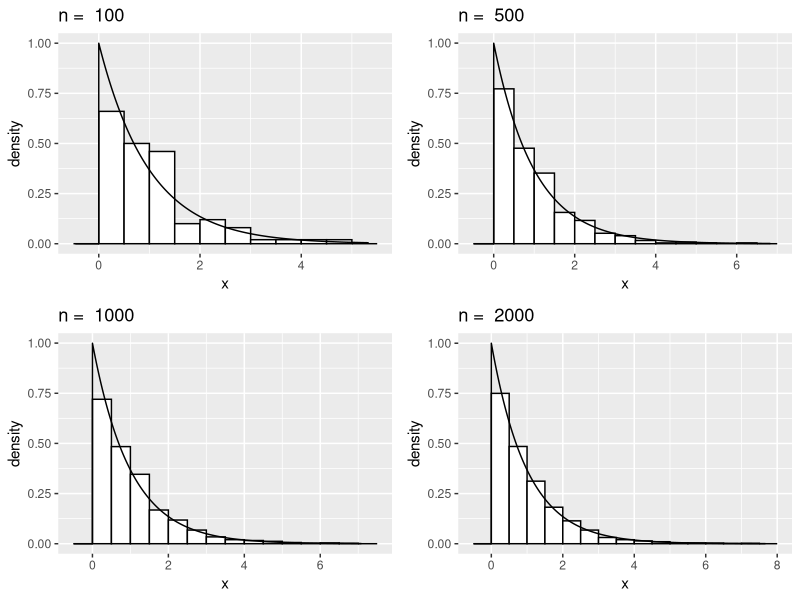
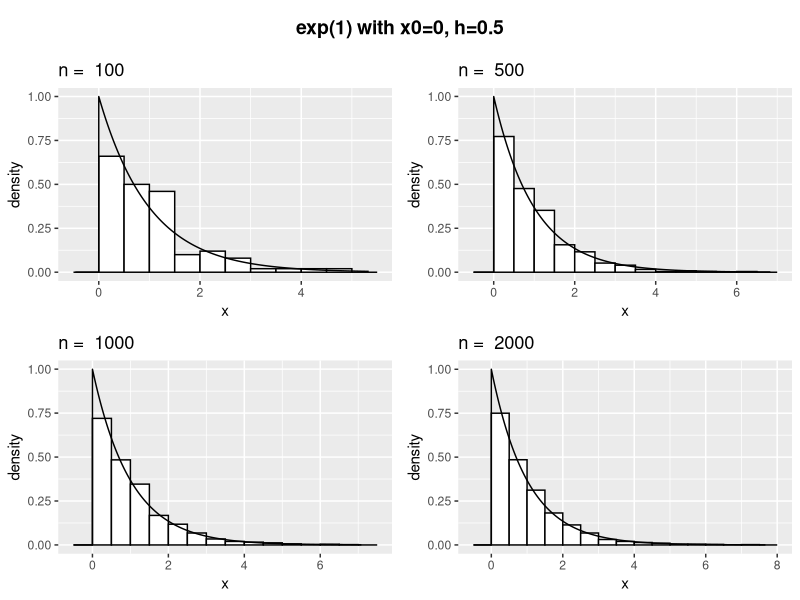
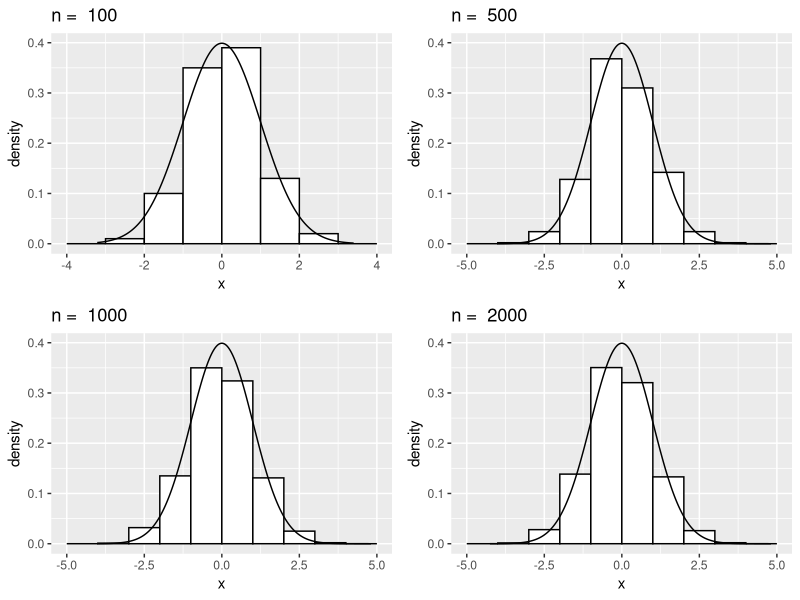
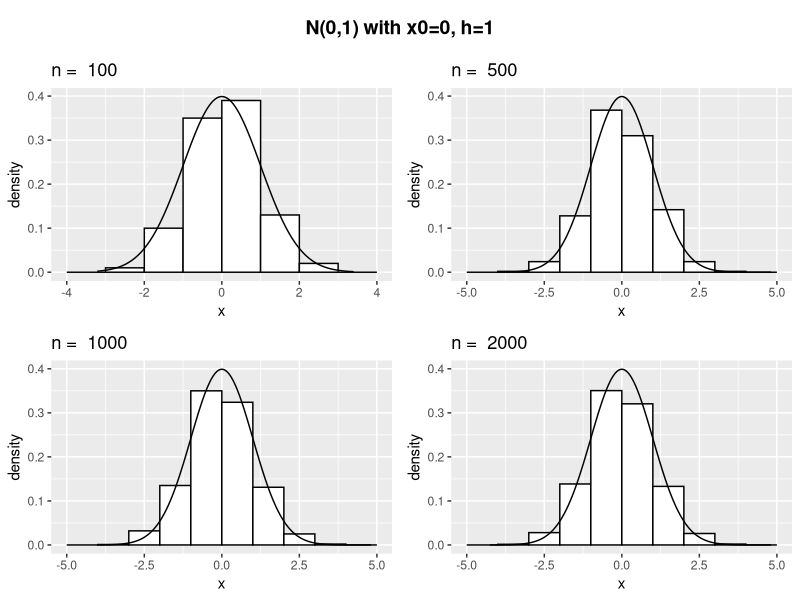
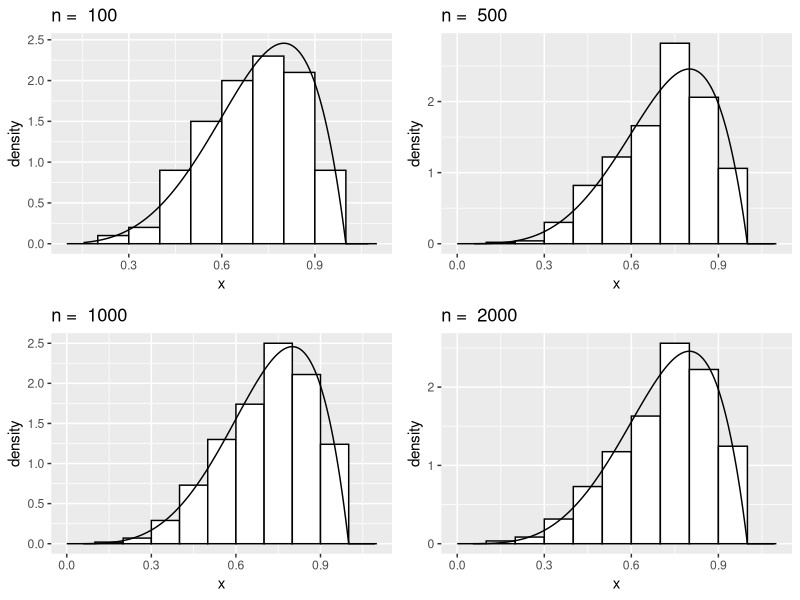
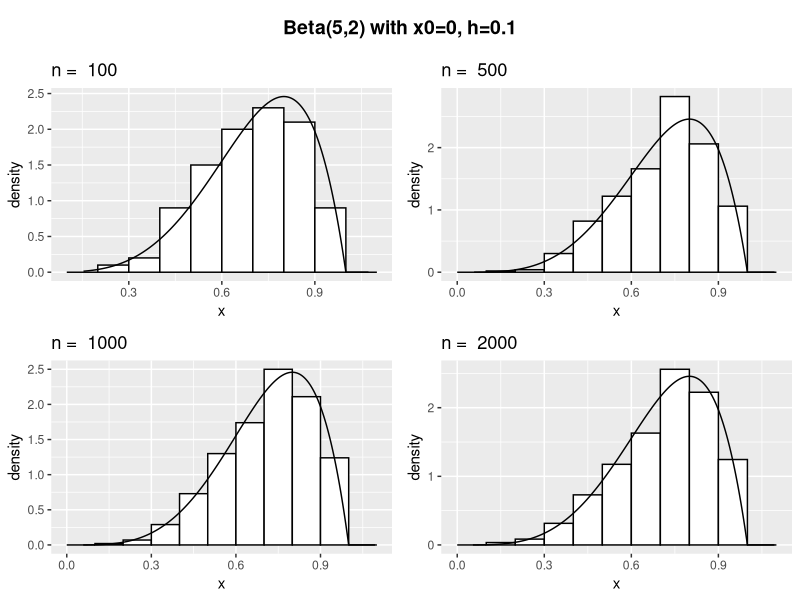
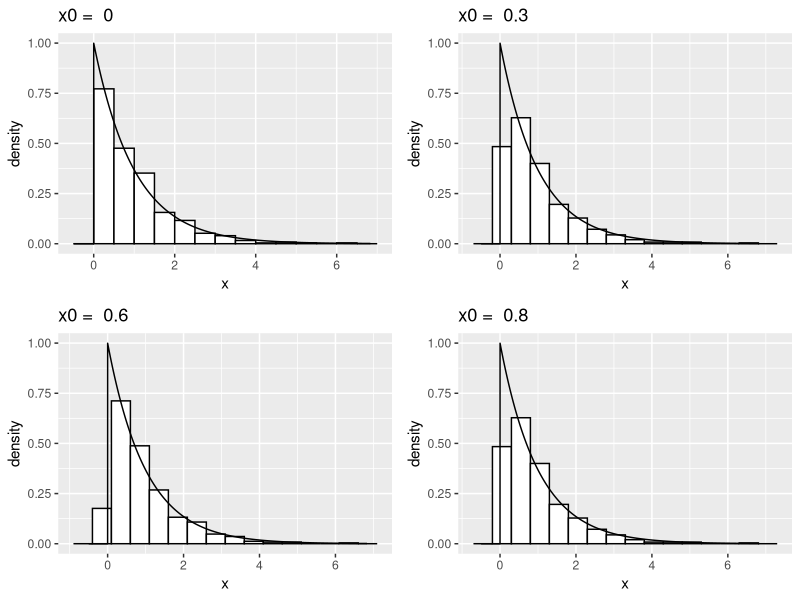
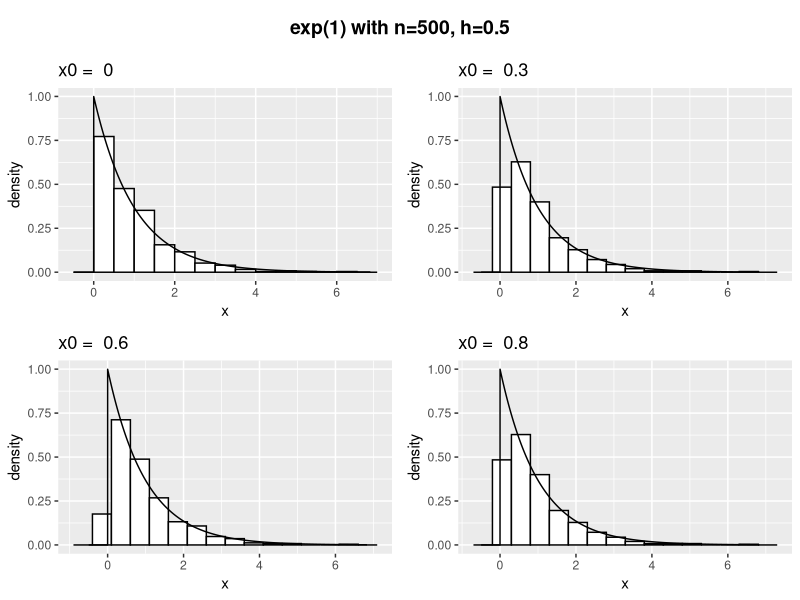

Write the R code that produced these figures, in order.
rm(list = ls())

library(ggplot2)
library(gridExtra)
library(cowplot)


hist1 <- function(n, x0, h, rpdf, dens, alpha)      #if the simulating distribution has single argument
{
  set.seed(seed = 1)
  x <- rpdf(n, alpha)
  s<- seq(min(x)-h,max(x)+h,0.001)
  ds <- dens(s,alpha)
  fig <- ggplot() + geom_histogram(data = data.frame(x), aes(x = x, y = after_stat(density)),center=x0-h/2, binwidth=h, color="black", fill="white")  + 
    geom_line(data = data.frame(s, ds), aes(x = s, y = ds))
  return (fig)
}

hist2 <- function(n, x0, h, rpdf, dens, alpha, beta)      #if the simulating distribution has two arguments
{
  set.seed(seed = 1)
  x <- rpdf(n, alpha, beta)
  s <- seq(min(x)-h,max(x)+h,0.001)
  ds <- dens(s,alpha,beta)
  
  fig <- ggplot() + geom_histogram(data = data.frame(x), aes(x = x, y = after_stat(density)),center=x0-h/2, binwidth=h, color="black", fill="white")  + 
    geom_line(data = data.frame(s, ds), aes(x = s, y = ds))
  return (fig)
}


#For varying sample size

hist_comp_size1 <- function(samp, x0, h, rpdf, dens, alpha)
{
  plots <- list()
  for(i in (1:length(samp)))
  {
    plots[[i]] <- hist1(samp[i], x0, h, rpdf, dens, alpha)+labs(title = paste("n = ", samp[i]))
  }
  grid.arrange(grobs = plots, ncol = round(length(samp)/2))
}

hist_comp_size2 <- function(samp, x0, h, rpdf, dens, alpha, beta)
{
  plots <- list()
  for(i in (1:length(samp)))
  {
    plots[[i]] <- hist2(samp[i], x0, h, rpdf, dens, alpha, beta)+labs(title = paste("n = ", samp[i]))
  }
  grid.arrange(grobs = plots, ncol = round(length(samp)/2))
}


#For varying origin

hist_comp_origin1 <- function(n, origin, h, rpdf, dens, alpha)
{
  plots <- list()
  for(i in (1:length(origin)))
  {
    plots[[i]] <- hist1(n, origin[i], h, rpdf, dens, alpha)+labs(title = paste("x0 = ", origin[i]))
  }
  grid.arrange(grobs = plots, ncol = round(length(origin)/2))
}

hist_comp_origin2 <- function(n, origin, h, rpdf, dens, alpha, beta)
{
  plots <- list()
  for(i in (1:length(origin)))
  {
    plots[[i]] <- hist2(n, origin[i], h, rpdf, dens, alpha, beta)+labs(title = paste("x0 = ", origin[i]))
  }
  grid.arrange(grobs = plots, ncol = round(length(origin)/2))
}


#For varying width (binwidth are equal)

hist_comp_width1 <- function(n, x0, width, rpdf, dens, alpha)
{
  plots <- list()
  for(i in (1:length(width)))
  {
    plots[[i]] <- hist1(n, x0, width[i], rpdf, dens, alpha)+labs(title = paste("h = ", width[i]))
  }
  grid.arrange(grobs = plots, ncol = round(length(width)/2))
}

hist_comp_width2 <- function(n, x0, width, rpdf, dens, alpha, beta)
{
  plots <- list()
  for(i in (1:length(width)))
  {
    plots[[i]] <- hist2(n, x0, width[i], rpdf, dens, alpha, beta)+labs(title = paste("h = ", width[i]))
  }
  grid.arrange(grobs = plots, ncol = round(length(width)/2))
}

#parameters are given in order (sample size, origin, binwidth,rpdf, dens, parameters)

#Varying sample size

exp_size <- hist_comp_size1(c(100,500,1000,2000), 0, 0.5, rexp, dexp, 1)
title <- ggdraw() + draw_label("exp(1) with x0=0, h=0.5",fontface = 'bold')
plot_grid(title, exp_size,ncol = 1,rel_heights = c(0.1, 1))

norm_size <- hist_comp_size2(c(100,500,1000,2000), 0, 1, rnorm, dnorm, 0, 1)
title <- ggdraw() + draw_label("N(0,1) with x0=0, h=1",fontface = 'bold')
plot_grid(title, norm_size,ncol = 1,rel_heights = c(0.1, 1))

beta_size <- hist_comp_size2(c(100,500,1000,2000), 0, 0.1, rbeta, dbeta, 5, 2)
title <- ggdraw() + draw_label("Beta(5,2) with x0=0, h=0.1",fontface = 'bold')
plot_grid(title, beta_size,ncol = 1,rel_heights = c(0.1, 1))



#Varying origin

exp_origin <- hist_comp_origin1(500, c(0,0.3,0.6,0.8), 0.5, rexp, dexp, 1)
title <- ggdraw() + draw_label("exp(1) with n=500, h=0.5",fontface = 'bold')
plot_grid(title, exp_origin,ncol = 1,rel_heights = c(0.1, 1))

norm_origin <- hist_comp_origin2(500, c(0,0.3,-0.2,0.7), 1, rnorm, dnorm, 0, 1)
title <- ggdraw() + draw_label("N(0,1) with n=500, h=1",fontface = 'bold')
plot_grid(title, norm_origin,ncol = 1,rel_heights = c(0.1, 1))

beta_origin <- hist_comp_origin2(500, c(0,0.355,0.62,0.832), 0.1, rbeta, dbeta, 5, 2)
title <- ggdraw() + draw_label("Beta(5,2) with n=500, h=0.1",fontface = 'bold')
plot_grid(title, beta_origin,ncol = 1,rel_heights = c(0.1, 1))

#Varying binwidth

exp_width <- hist_comp_width1(500, 0, c(0.3,0.5,0.7,1), rexp, dexp, 1)
title <- ggdraw() + draw_label("exp(1) with n=500,x0=0",fontface = 'bold')
plot_grid(title, exp_width,ncol = 1,rel_heights = c(0.1, 1))

norm_width <- hist_comp_width2(500, 0, c(0.3,0.5,0.7,1), rnorm, dnorm, 0, 1)
title <- ggdraw() + draw_label("N(0,1) with n=500, x0=0",fontface = 'bold')
plot_grid(title, norm_width,ncol = 1,rel_heights = c(0.1, 1))

beta_width <- hist_comp_width2(500, 0, c(0.2,0.01,0.05,0.1), rbeta, dbeta, 5, 2)
title <- ggdraw() + draw_label("Beta(5,2) with n=500, x0=0",fontface = 'bold')
plot_grid(title, beta_width,ncol = 1,rel_heights = c(0.1, 1))
